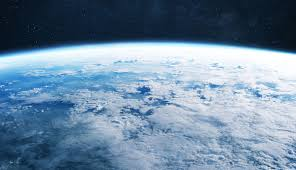
#> input picture lab5/space.jpg, 296 x 170 px
$ jupyter execute lab5.ipynb   (older library calls are emulated)
#> lines starting #> are read from the running program, lines starting #| are printed output that depends on the picture
[cell 1]
import cv2
import numpy as np
import matplotlib.pyplot as plt
from scipy import ndimage
from scipy.ndimage import gaussian_filter
from skimage import data

[cell 2]
image = cv2.imread('space.jpg')
#> image is the input picture: shape (170, 296, 3); mean B, G, R 159, 135.8, 110.4
image = cv2.cvtColor(image, cv2.COLOR_BGR2RGB)

sigma=2
amount=1.5

image_float = image.astype(np.float32) / 255.0

blurred = cv2.GaussianBlur(image_float, (0, 0), sigmaX=sigma, sigmaY=sigma)
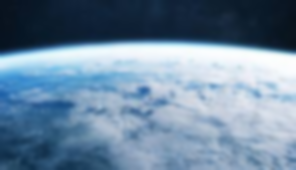
#> blurred: shape (170, 296, 3) float32; mean R, G, B 0.433, 0.533, 0.624
sharpened = np.clip(image_float + amount * (image_float - blurred), 0, 1)
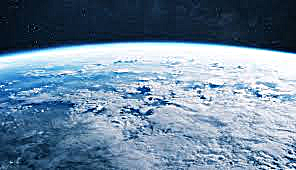
#> sharpened: shape (170, 296, 3) float32; mean R, G, B 0.433, 0.53, 0.618

fig, ax = plt.subplots(1, 3, figsize=(15, 5))
ax[0].imshow(image)
ax[0].set_title("Original Image")
ax[0].axis("off")
ax[1].imshow(blurred)
ax[1].set_title("Blurred Image")
ax[1].axis("off")
ax[2].imshow(sharpened)
ax[2].set_title("Sharpened (Unsharp Masking)")
ax[2].axis("off")
plt.show()
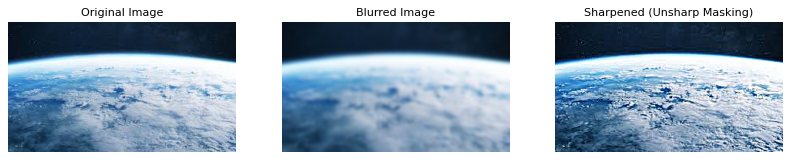
#> figure drawn by matplotlib, 3 panels

[cell 3]
#task 1
img = cv2.imread("space.jpg",0)
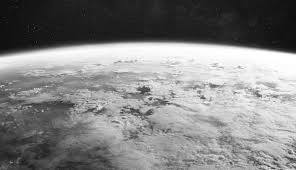
#> img: shape (170, 296); min 9, max 255, mean 130.9

kernel = np.ones((7,7)) / 49
smoothed = ndimage.convolve(img, kernel)
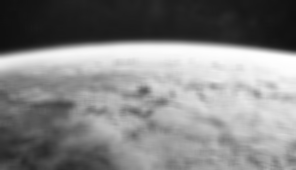
#> smoothed: shape (170, 296); min 15, max 255, mean 130.4


plt.figure(figsize=(12,5))

plt.subplot(1,2,1)
plt.imshow(img, cmap='gray')
plt.title("Original Image")
plt.axis("off")

plt.subplot(1,2,2)
plt.imshow(smoothed, cmap='gray')
plt.title("Smoothed (7x7 Box Filter)")
plt.axis("off")

plt.show()

[cell 4]
# task 2
image = data.retina()
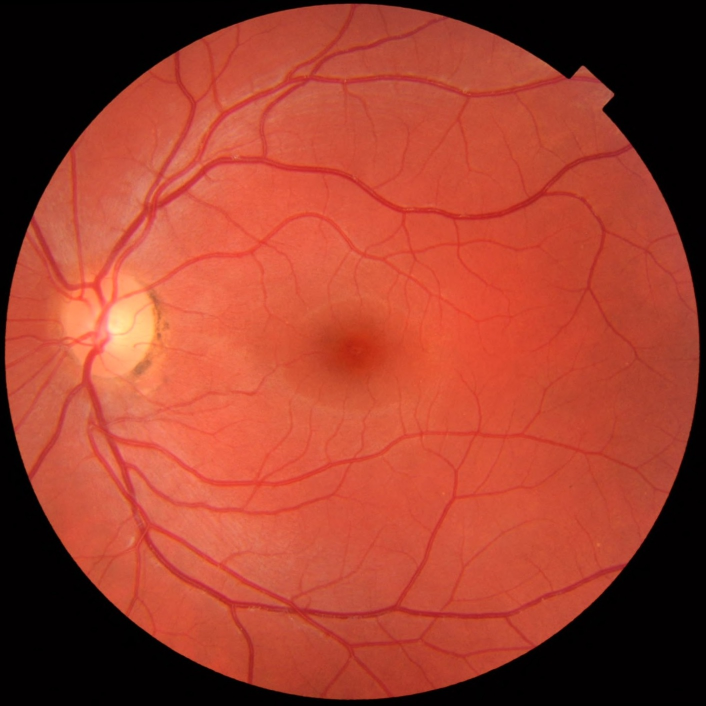
#> input picture skimage.data.retina(), 1411 x 1411 px (shown at 1/2 size)
#> image is the input picture: shape (1411, 1411, 3); mean R, G, B 159.4, 63.5, 46.1

gaussian_5 = gaussian_filter(image, sigma=1)
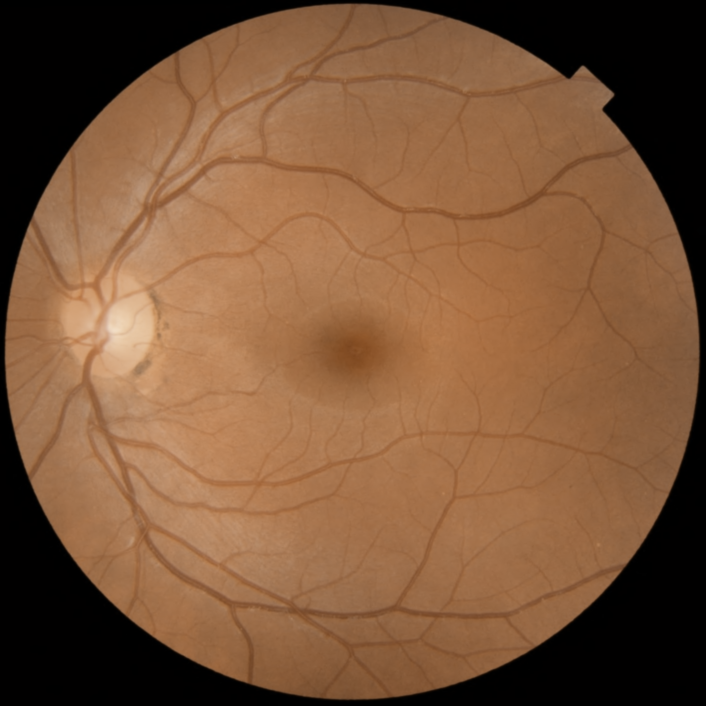
#> gaussian_5: shape (1411, 1411, 3) (shown at 1/2 size); mean R, G, B 122.6, 85.4, 57.1
gaussian_21 = gaussian_filter(image, sigma=5)
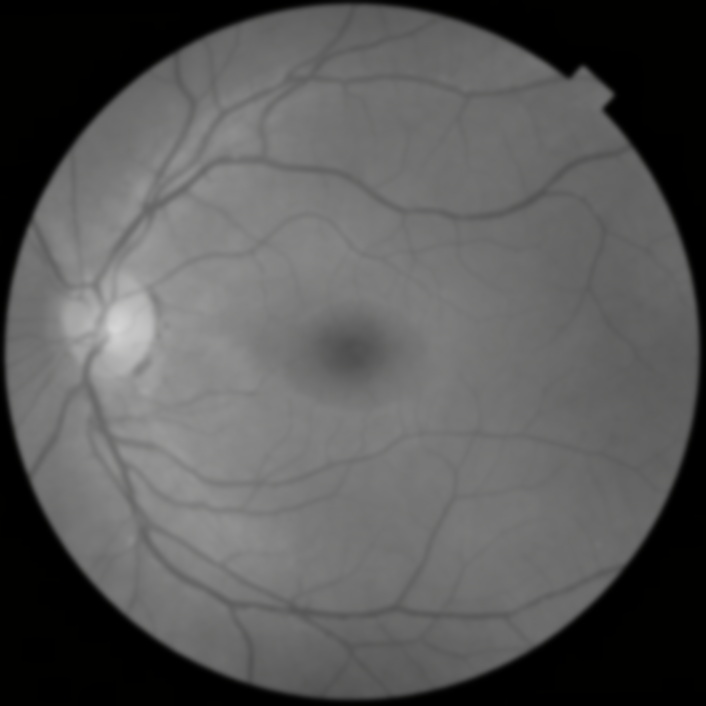
#> gaussian_21: shape (1411, 1411, 3) (shown at 1/2 size); mean R, G, B 88.5, 88.5, 88.2


plt.figure(figsize=(15,5))

plt.subplot(1,3,1)
plt.imshow(image, cmap='gray')
plt.title("Original Image")
plt.axis("off")

plt.subplot(1,3,2)
plt.imshow(gaussian_5, cmap='gray')
plt.title("5x5 Gaussian Filter")
plt.axis("off")

plt.subplot(1,3,3)
plt.imshow(gaussian_21, cmap='gray')
plt.title("21x21 Gaussian Filter")
plt.axis("off")

plt.show()

[cell 5]
#task 3

image = data.retina()
image_float = image.astype(np.float32) / 255.0
#> image_float: shape (1411, 1411, 3) float32

laplacian = cv2.Laplacian(image_float, cv2.CV_32F, ksize=3)
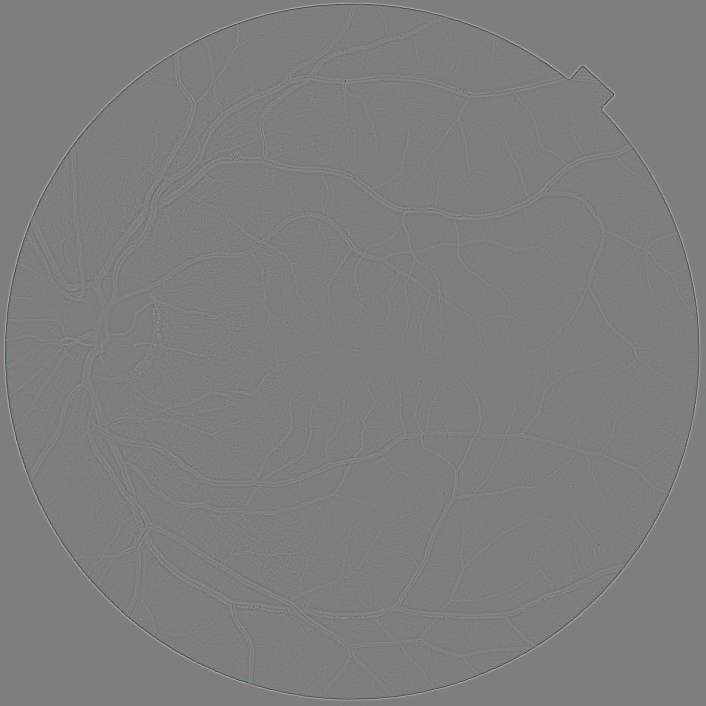
#> laplacian: shape (1411, 1411, 3) float32 (shown at 1/2 size); mean R, G, B 5.13e-07, -2.44e-07, 5.65e-08; drawn with min black and max white

sharpened = np.clip(image_float - laplacian, 0, 1)
#> sharpened: shape (1411, 1411, 3) float32


plt.figure(figsize=(15,5))
plt.subplot(1,3,1)
plt.imshow(image_float, cmap='gray')
plt.title("Original Image")
plt.axis("off")
plt.subplot(1,3,2)
plt.imshow(laplacian, cmap='gray')
plt.title("Laplacian (Edges)")
plt.axis("off")
plt.subplot(1,3,3)
plt.imshow(sharpened, cmap='gray')
plt.title("Sharpened Image")
plt.axis("off")
plt.show()
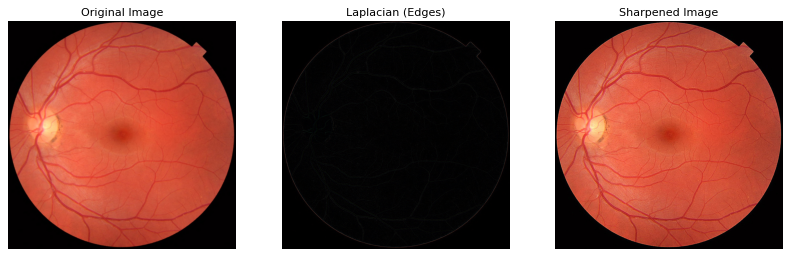
#> figure drawn by matplotlib, 3 panels
